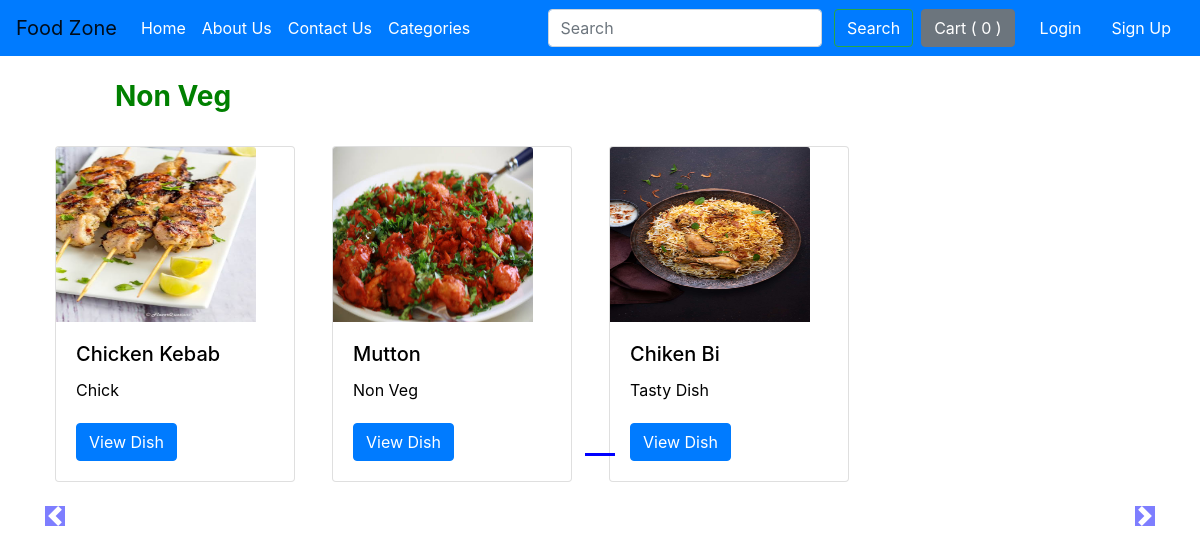
Screenshot of /food/categories/ with the database file from the repository.
### food/models.py (models this page shows, shortened)
class Dishes(models.Model):
    restaurant = models.ForeignKey(Restaurants, on_delete=models.CASCADE)
    dish_name = models.CharField(max_length=50)
    dish_desc = models.CharField(max_length = 300)
    dish_price = models.IntegerField(default=0)
    category = models.CharField(max_length=50, default="")
    pub_date = models.DateField()
    dish_image = models.ImageField(upload_to="food/images", default="")

### food/views.py (the view)
# urls.py: path('categories/',views.categories , name="Categories"),
def categories(request):
    allDishes = []
    catdishes = Dishes.objects.values('category', 'id')
    cats = {item['category'] for item in catdishes}
    for cat in cats:
        dish = Dishes.objects.filter(category=cat)
        n = len(dish)
        nslides = n//4 + ceil((n/4) - (n//4))
        allDishes.append([dish, range(1,nslides), nslides])
    params = {'alldishes': allDishes}
    return render(request,"food/categories.html",params)

### food/context_processors.py (called while the page is built, shortened)
def categories_processor(request):
    message=""
    if 'adyty879aaa' not in request.session:
        cart=[]
        s_id=uuid.uuid4().hex[:10].upper()
        request.session['adyty879aaa']=cart
        request.session['s_id']=s_id
    else:
        cart=request.session['adyty879aaa']
        s_id=request.session['s_id']
    cart=request.session['adyty879aaa']
    myset = set(cart)
    cart=list(myset)
    len_cart=len(cart)
    return {
            'len_cart':len_cart,
            'cart':cart,
            'message':message,
            's_id':s_id,
            }

### food/templates/food/categories.html (shortened to what this page needs)
{% extends 'food/basic.html' %}
    {% block body %}
    <br>
    <div class="container ">
        {% for dish, range, nslides in alldishes %}
        <h3 style="margin-left: 70px;"><b><font color="green">{{dish.0.category}}</font></b></h3>
        <br>
      <div id="demo{{forloop.counter}}" class="carousel slide " data-ride="carousel">
          <ul class="carousel-indicators ">
            <li data-target="#demo{{forloop.counter}}" data-slide-to="0" class="active"></li>
          </ul>
          <div class="container carousel-inner no-padding">
            <div class="carousel-item active">
              <div class="col-xs-3 col-sm-3 col-md-3">
                <div class="card" style="width: 15rem;">
                  <img src='/media/{{dish.0.dish_image}}' class="card-img-top" alt="..." style="width: 200px; height: 175px;">
                  <div class="card-body">
                      <h5 class="card-title" id="namepr{{dish.0.id}}">{{dish.0.dish_name}}</h5>
                      <p class="card-text">{{dish.0.dish_desc}}</p>
                      <a href="/food/dishes/{{dish.0.id}}" class="btn btn-primary" style="margin-top: 5px;" >View Dish</a>
                  </div>
                </div>
             </div>
              {% for i in dish|slice:"1:" %}
              <div class="col-xs-3 col-sm-3 col-md-3">
                <div class="card" style="width: 15rem;">
                  <img src='/media/{{i.dish_image}}' class="card-img-top" alt="..."  style="width: 200px; height: 175px;" >
                  <div class="card-body">
                    <h5 class="card-title" id="namepr{{i.id}}">{{i.dish_name}}</h5>
                    <p class="card-text">{{i.dish_desc}}</p>
                    <a href="/food/dishes/{{i.id}}" class="btn btn-primary" style="margin-top: 5px;">View Dish</a>
                  </div>
                </div>
              </div>
              {%  endfor %}
             </div>
      </div>
      </div>
      <br>
          <a class="carousel-control-prev" href="#demo{{forloop.counter}}" data-slide="prev">
              <span class="carousel-control-prev-icon"  style="margin-right: 70px;"></span>
          </a>
          <a class="carousel-control-next" href="#demo{{forloop.counter}}" data-slide="next">
              <span class="carousel-control-next-icon" style="margin-left: 70px;"></span>
          </a>
          {%  endfor %}
        </div>
    {% endblock %}

### food/templates/food/categories.html (style rules this page uses)
.col-md-3 { display: inline-block; margin-left: -5px; }
.col-md-3 img { width:140px; height:110px; }
body .carousel-indicators { bottom:0; }
.carousel-indicators .active { background-color:blue; }
body .carousel-control-prev-icon, body .carousel-control-next-icon { background-color:blue; }
.carousel-control-prev, .carousel-control-next { top: auto; bottom: auto; }
body .no-padding { padding-left:0; padding-right: 0; }

### rows the page displays
Dishes: category "Non Veg", dish_image (picture), dish_name "Chicken Kebab", dish_desc "Chick"
Dishes: dish_image (picture), dish_name "Mutton", dish_desc "Non Veg"
Dishes: dish_image (picture), dish_name "Chiken Bi", dish_desc "Tasty Dish"

### other values shown
{{ len_cart }} "0"
